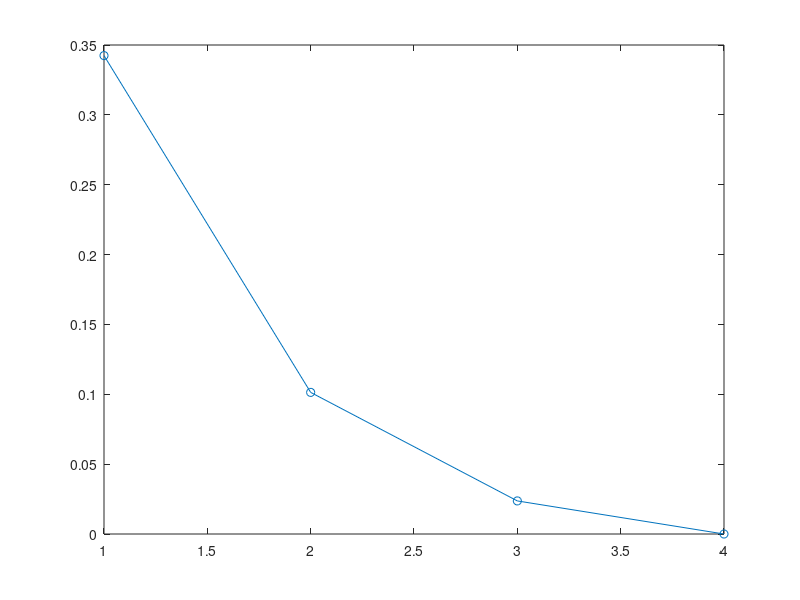

Write the MATLAB code that produced this figure.
clear all; close all;
load fisheriris; % Irisデータセットの読み込み
X=meas; % 特徴量行列

%% 主成分分析
X_mean=mean(X); % 平均
X_center=X-X_mean; % データを中心化
cov_matrix=cov(X_center); % 共分散行列
[eigenvectors,eigenvalues]=eig(cov_matrix); % 固有ベクトル&固有値
[sort_eigenvalues,sort_index]=sort(diag(eigenvalues),'descend'); % 固有値のソート
sort_eigenvectors=eigenvectors(:,sort_index); % 固有ベクトルの並び替え
r_max=size(sort_eigenvectors,2); % rの最大値
error=zeros(r_max,1); % 事前割り当て
for r=1:r_max % 使用する固有ベクトルの数変更
    U=sort_eigenvectors(:,1:r); % r本の固有ベクトル
    Z=U'*X_center'; % 正射影
    X_reconstruct=(U*Z)'+X_mean; % 再構成
    error(r)=mean(sum((X-X_reconstruct).^2,2)); % 2乗誤差の計算
end

%% 元のサンプルとの2乗誤差の平均
for r=1:r_max
    fprintf('%d:%f\n',r,error(r));
end
% グラフのプロット
figure;
plot(1:r_max,error,'-o');